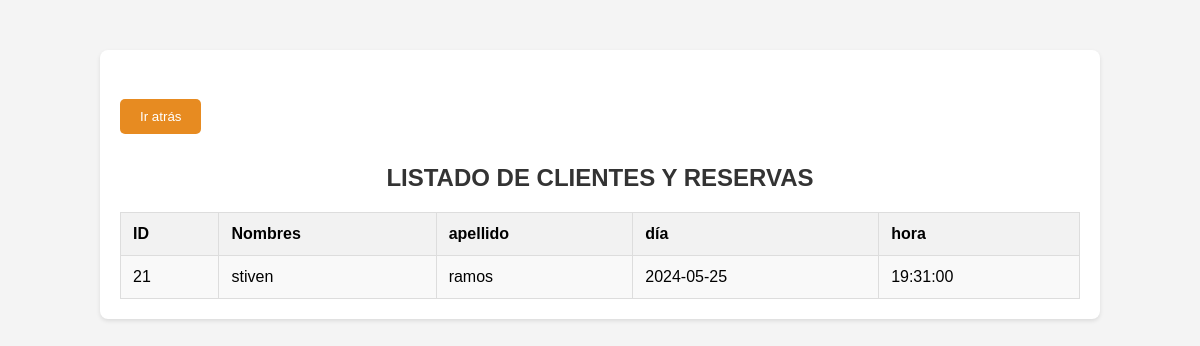
The page /ta_usuario.php on the database its author committed.
### tables this page shows
CREATE TABLE `reserva_usuario` (
  `id` int(11) NOT NULL,
  `nombres` varchar(20) NOT NULL,
  `apellidos` varchar(20) NOT NULL,
  `time` time NOT NULL,
  `date` date NOT NULL,
  `numero` char(13) NOT NULL,
  `comentario` varchar(500) NOT NULL
);

### ta_usuario.php (the view, shortened to what this page needs)
<?php
$conexion = mysqli_connect("localhost", "root", "12345678", "reserva");
?>
<!DOCTYPE html>
<html lang="en">
<head>
    <link rel="stylesheet" href="css/barberos.css">
</head>
<body>
    <div class="container">
        <h3><a href="XBARBER.php"><button class="atras" type="button">Ir atrás</button></a></h3>
        <h2>LISTADO DE CLIENTES Y RESERVAS</h2>
        <table>
            <tr>
                <th>ID</th>
                <th>Nombres</th>
                <th>apellido</th>
                <th>día</th>
                <th>hora</th>
            </tr>
            <?php
            $sql = "SELECT * FROM reserva_usuario";
            $result = mysqli_query($conexion, $sql);
            if ($result) {
                if (mysqli_num_rows($result) > 0) {
                    while($mostrar = mysqli_fetch_array($result)){
                        echo "<tr>";
                        echo "<td>" . $mostrar['id'] . "</td>";
                        echo "<td>" . $mostrar['nombres'] . "</td>";
                        echo "<td>" . $mostrar['apellidos'] . "</td>";
                        echo "<td>" . $mostrar['date'] . "</td>";
                        echo "<td>" . $mostrar['time'] . "</td>";
                        echo "</tr>";
                    }
                } else {
                    echo "<tr><td colspan='6'>No se encontraron registros</td></tr>";
                }
            } else {
                echo "<tr><td colspan='6'>Error en la consulta: " . mysqli_error($conexion) . "</td></tr>";
            }
            ?>
        </table>
    </div>
</body>
</html>

### css/barberos.css (style rules this page uses)
body { font-family: Arial, sans-serif; background-color: #f4f4f4; margin: 0; padding: 0; }
.container { width: 80%; margin: 50px auto; padding: 20px; background-color: #fff; border-radius: 8px; box-shadow: 0 2px 4px rgba(0,0,0,0.1); }
h2 { text-align: center; color: #333; }
table { width: 100%; border-collapse: collapse; margin-top: 20px; }
th, td { padding: 12px; border: 1px solid #ddd; text-align: left; }
th { background-color: #f2f2f2; }
tr:nth-child(even) { background-color: #f9f9f9; }
.atras { background-color: #e78b21; color: white; padding: 10px 20px; margin: 10px 0; border: none; cursor: pointer; border-radius: 5px; text-decoration: none; }
h3 { text-align: left; }

### rows shown on the page
reserva_usuario: id "21", nombres "stiven", apellidos "ramos", date "2024-05-25", time "19:31:00"
